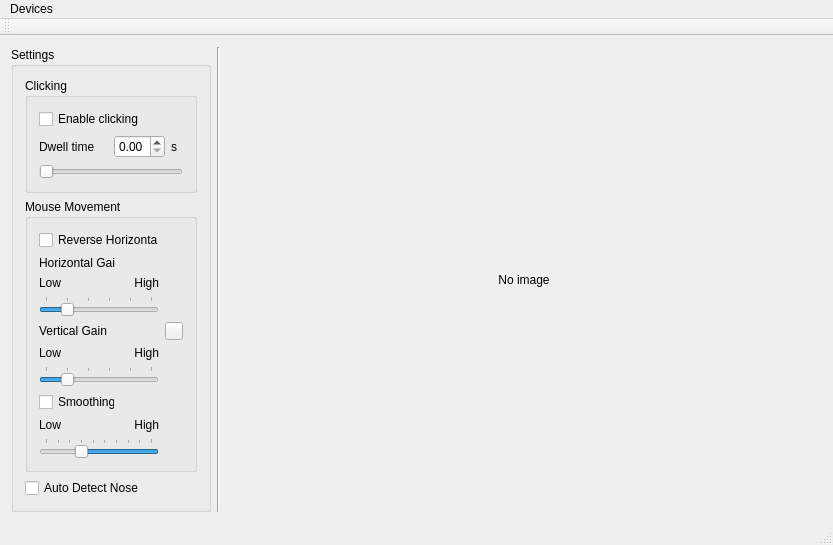
<?xml version="1.0" encoding="UTF-8"?>
<ui version="4.0">
 <class>MainWindow</class>
 <widget class="QMainWindow" name="MainWindow">
  <property name="geometry">
   <rect>
    <x>0</x>
    <y>0</y>
    <width>833</width>
    <height>488</height>
   </rect>
  </property>
  <property name="windowTitle">
   <string>MainWindow</string>
  </property>
  <widget class="QWidget" name="centralWidget">
   <layout class="QHBoxLayout" name="horizontalLayout">
    <item>
     <widget class="QGroupBox" name="groupBox">
      <property name="maximumSize">
       <size>
        <width>200</width>
        <height>16777215</height>
       </size>
      </property>
      <property name="title">
       <string>Settings</string>
      </property>
      <layout class="QVBoxLayout" name="verticalLayout">
       <item>
        <widget class="QGroupBox" name="groupBox_2">
         <property name="title">
          <string>Clicking</string>
         </property>
         <layout class="QGridLayout" name="gridLayout">
          <item row="1" column="1">
           <spacer name="horizontalSpacer">
            <property name="orientation">
             <enum>Qt::Horizontal</enum>
            </property>
            <property name="sizeHint" stdset="0">
             <size>
              <width>40</width>
              <height>20</height>
             </size>
            </property>
           </spacer>
          </item>
          <item row="2" column="0" colspan="5">
           <widget class="QSlider" name="dwellSlider">
            <property name="maximum">
             <number>5000</number>
            </property>
            <property name="orientation">
             <enum>Qt::Horizontal</enum>
            </property>
            <property name="tickPosition">
             <enum>QSlider::NoTicks</enum>
            </property>
           </widget>
          </item>
          <item row="1" column="2">
           <widget class="QDoubleSpinBox" name="dwellSpinBox">
            <property name="maximumSize">
             <size>
              <width>60</width>
              <height>16777215</height>
             </size>
            </property>
            <property name="maximum">
             <double>5.000000000000000</double>
            </property>
            <property name="singleStep">
             <double>0.100000000000000</double>
            </property>
           </widget>
          </item>
          <item row="1" column="3">
           <widget class="QLabel" name="label">
            <property name="text">
             <string>s</string>
            </property>
           </widget>
          </item>
          <item row="1" column="0">
           <widget class="QLabel" name="label_8">
            <property name="text">
             <string>Dwell time</string>
            </property>
           </widget>
          </item>
          <item row="0" column="0" colspan="3">
           <widget class="QCheckBox" name="enableClickingCheckBox">
            <property name="text">
             <string>Enable clicking</string>
            </property>
           </widget>
          </item>
         </layout>
        </widget>
       </item>
       <item>
        <widget class="QGroupBox" name="groupBox_3">
         <property name="title">
          <string>Mouse Movement</string>
         </property>
         <layout class="QGridLayout" name="gridLayout_3">
          <item row="0" column="0" colspan="2">
           <widget class="QCheckBox" name="reverseHorizontalCheckBox">
            <property name="text">
             <string>Reverse Horizontal</string>
            </property>
           </widget>
          </item>
          <item row="6" column="0" colspan="2">
           <widget class="QSlider" name="verticalGainSlider">
            <property name="minimum">
             <number>3</number>
            </property>
            <property name="maximum">
             <number>18</number>
            </property>
            <property name="singleStep">
             <number>3</number>
            </property>
            <property name="value">
             <number>6</number>
            </property>
            <property name="orientation">
             <enum>Qt::Horizontal</enum>
            </property>
            <property name="invertedAppearance">
             <bool>false</bool>
            </property>
            <property name="invertedControls">
             <bool>false</bool>
            </property>
            <property name="tickPosition">
             <enum>QSlider::TicksAbove</enum>
            </property>
            <property name="tickInterval">
             <number>3</number>
            </property>
           </widget>
          </item>
          <item row="5" column="0">
           <widget class="QLabel" name="label_4">
            <property name="text">
             <string>Low</string>
            </property>
           </widget>
          </item>
          <item row="4" column="0">
           <widget class="QLabel" name="label_2">
            <property name="text">
             <string>Vertical Gain</string>
            </property>
           </widget>
          </item>
          <item row="5" column="1">
           <widget class="QLabel" name="label_5">
            <property name="text">
             <string>High</string>
            </property>
            <property name="alignment">
             <set>Qt::AlignRight|Qt::AlignTrailing|Qt::AlignVCenter</set>
            </property>
           </widget>
          </item>
          <item row="1" column="0">
           <widget class="QLabel" name="label_3">
            <property name="text">
             <string>Horizontal Gain</string>
            </property>
           </widget>
          </item>
          <item row="2" column="0">
           <widget class="QLabel" name="label_6">
            <property name="text">
             <string>Low</string>
            </property>
           </widget>
          </item>
          <item row="2" column="1">
           <widget class="QLabel" name="label_7">
            <property name="text">
             <string>High</string>
            </property>
            <property name="alignment">
             <set>Qt::AlignRight|Qt::AlignTrailing|Qt::AlignVCenter</set>
            </property>
           </widget>
          </item>
          <item row="3" column="0" colspan="2">
           <widget class="QSlider" name="horizontalGainSlider">
            <property name="minimum">
             <number>3</number>
            </property>
            <property name="maximum">
             <number>18</number>
            </property>
            <property name="singleStep">
             <number>3</number>
            </property>
            <property name="value">
             <number>6</number>
            </property>
            <property name="orientation">
             <enum>Qt::Horizontal</enum>
            </property>
            <property name="tickPosition">
             <enum>QSlider::TicksAbove</enum>
            </property>
            <property name="tickInterval">
             <number>3</number>
            </property>
           </widget>
          </item>
          <item row="4" column="2">
           <widget class="QPushButton" name="lockGainButton">
            <property name="maximumSize">
             <size>
              <width>18</width>
              <height>18</height>
             </size>
            </property>
            <property name="text">
             <string/>
            </property>
            <property name="icon">
             <iconset resource="icons.qrc">
              <normaloff>:/icons/images/lock-unlocked.png</normaloff>
              <normalon>:/icons/images/lock-locked.png</normalon>:/icons/images/lock-unlocked.png</iconset>
            </property>
            <property name="checkable">
             <bool>true</bool>
            </property>
            <property name="checked">
             <bool>false</bool>
            </property>
           </widget>
          </item>
          <item row="7" column="0">
           <widget class="QCheckBox" name="smoothingCheckBox">
            <property name="text">
             <string>Smoothing</string>
            </property>
           </widget>
          </item>
          <item row="9" column="0" colspan="2">
           <widget class="QSlider" name="smoothingSlider">
            <property name="minimum">
             <number>5</number>
            </property>
            <property name="maximum">
             <number>95</number>
            </property>
            <property name="singleStep">
             <number>5</number>
            </property>
            <property name="value">
             <number>65</number>
            </property>
            <property name="orientation">
             <enum>Qt::Horizontal</enum>
            </property>
            <property name="invertedAppearance">
             <bool>true</bool>
            </property>
            <property name="tickPosition">
             <enum>QSlider::TicksAbove</enum>
            </property>
           </widget>
          </item>
          <item row="8" column="0">
           <widget class="QLabel" name="label_9">
            <property name="text">
             <string>Low</string>
            </property>
           </widget>
          </item>
          <item row="8" column="1">
           <widget class="QLabel" name="label_10">
            <property name="text">
             <string>High</string>
            </property>
            <property name="alignment">
             <set>Qt::AlignRight|Qt::AlignTrailing|Qt::AlignVCenter</set>
            </property>
           </widget>
          </item>
         </layout>
        </widget>
       </item>
       <item>
        <widget class="QCheckBox" name="autoDetectNoseCheckBox">
         <property name="text">
          <string>Auto Detect Nose</string>
         </property>
        </widget>
       </item>
       <item>
        <spacer name="verticalSpacer">
         <property name="orientation">
          <enum>Qt::Vertical</enum>
         </property>
         <property name="sizeHint" stdset="0">
          <size>
           <width>20</width>
           <height>40</height>
          </size>
         </property>
        </spacer>
       </item>
      </layout>
     </widget>
    </item>
    <item>
     <widget class="Line" name="line">
      <property name="orientation">
       <enum>Qt::Vertical</enum>
      </property>
     </widget>
    </item>
    <item>
     <widget class="CMS::ClickableLabel" name="frameLabel">
      <property name="text">
       <string>No image</string>
      </property>
      <property name="alignment">
       <set>Qt::AlignCenter</set>
      </property>
     </widget>
    </item>
   </layout>
  </widget>
  <widget class="QMenuBar" name="menuBar">
   <property name="geometry">
    <rect>
     <x>0</x>
     <y>0</y>
     <width>833</width>
     <height>18</height>
    </rect>
   </property>
   <widget class="QMenu" name="menuDevices">
    <property name="title">
     <string>Devices</string>
    </property>
   </widget>
   <addaction name="menuDevices"/>
  </widget>
  <widget class="QToolBar" name="mainToolBar">
   <attribute name="toolBarArea">
    <enum>TopToolBarArea</enum>
   </attribute>
   <attribute name="toolBarBreak">
    <bool>false</bool>
   </attribute>
  </widget>
  <widget class="QStatusBar" name="statusBar"/>
 </widget>
 <layoutdefault spacing="6" margin="11"/>
 <customwidgets>
  <customwidget>
   <class>CMS::ClickableLabel</class>
   <extends>QLabel</extends>
   <header>ClickableLabel.h</header>
  </customwidget>
 </customwidgets>
 <resources>
  <include location="icons.qrc"/>
 </resources>
 <connections/>
</ui>
